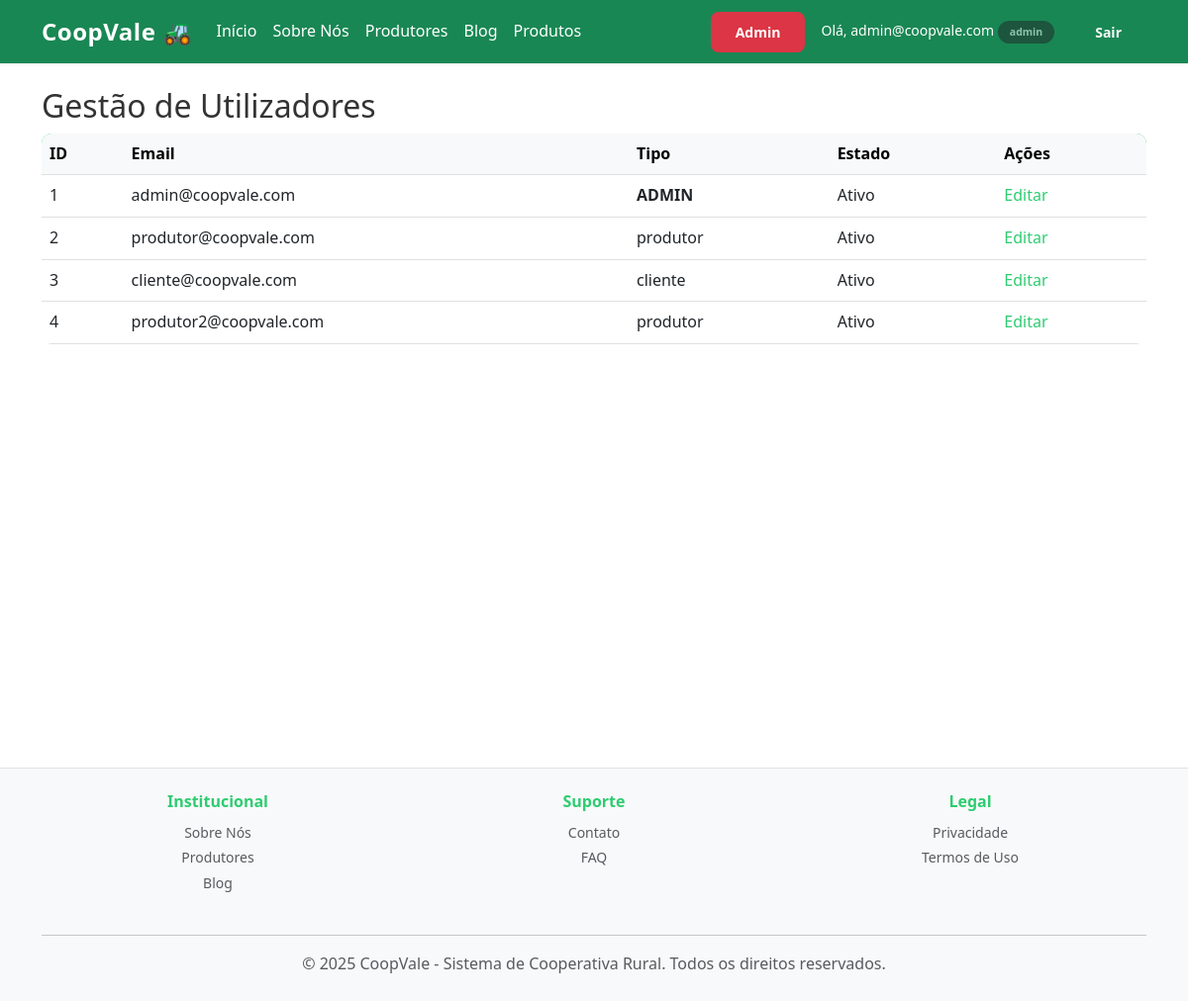
/admin/usuarios (signed in), run on the app's committed database.
### app/models/models.py (models this page shows)
class Usuario(db.Model, UserMixin):
    id = db.Column(db.Integer, primary_key=True)
    email = db.Column(db.String(120), unique=True, nullable=False)
    senha_hash = db.Column(db.String(255), nullable=False)
    tipo_usuario = db.Column(db.String(20), nullable=False)
    ativo = db.Column(db.Boolean, default=True)
    produtor = db.relationship("Produtor", backref="usuario", uselist=False)
    cliente = db.relationship("Cliente", backref="usuario", uselist=False)
    @property
    def is_active(self):
        return self.ativo

### app/blueprints/admin/routes.py (the view)
@admin_bp.route("/usuarios")
@login_required
@admin_required
def gerenciar_usuarios():
    usuarios = Usuario.query.all()
    return render_template("admin/usuarios.html", usuarios=usuarios)

### app/blueprints/admin/routes.py (called while the page is built)
def admin_required(f):
    @wraps(f)
    def decorated_function(*args, **kwargs):
        if not current_user.is_authenticated or current_user.tipo_usuario != 'admin':
            flash("Acesso negado. Esta área é restrita a administradores.")
            return redirect(url_for('index'))
        return f(*args, **kwargs)
    return decorated_function

### app/templates/admin/usuarios.html
{% extends "base.html" %}
{% block conteudo %}
<h2>Gestão de Utilizadores</h2>
<div class="table-responsive">
    <table class="table align-middle">
        <thead class="table-light">
            <tr>
                <th>ID</th>
                <th>Email</th>
                <th>Tipo</th>
                <th>Estado</th>
                <th>Ações</th>
            </tr>
        </thead>
        <tbody>
            {% for u in usuarios %}
            <tr>
                <td>{{ u.id }}</td>
                <td>{{ u.email }}</td>
                <td>
                    {% if u.tipo_usuario == 'admin' %}
                        <strong>ADMIN</strong>
                    {% else %}
                        {{ u.tipo_usuario }}
                    {% endif %}
                </td>
                <td>{{ 'Ativo' if u.ativo else 'Bloqueado' }}</td>
                <td>
                    <a href="{{ url_for('admin.editar_usuario', id=u.id) }}">Editar</a>
                </td>
            </tr>
            {% endfor %}
        </tbody>
    </table>
</div>
{% endblock %}

### app/templates/base.html (shortened to what this page needs)
<!DOCTYPE html>
<html lang="pt-br">
<head>
    <link href="https://cdn.jsdelivr.net/npm/bootstrap@5.3.0/dist/css/bootstrap.min.css" rel="stylesheet">
    <link rel="stylesheet" href="https://cdn.jsdelivr.net/npm/bootstrap-icons@1.10.5/font/bootstrap-icons.css">
    <link rel="stylesheet" href="{{ url_for('static', filename='style.css') }}">
</head>
<body>
    <nav class="navbar navbar-expand-lg navbar-dark bg-success mb-4 shadow-sm">
        <div class="container">
            <a class="navbar-brand fw-bold" href="{{ url_for('institucional.home') }}">CoopVale 🚜</a>
            <div class="collapse navbar-collapse" id="navbarNav">
                <ul class="navbar-nav me-auto">
                    <li class="nav-item"><a class="nav-link text-white" href="{{ url_for('institucional.home') }}">Início</a></li>
                    <li class="nav-item"><a class="nav-link text-white" href="{{ url_for('institucional.sobre') }}">Sobre Nós</a></li>
                    <li class="nav-item"><a class="nav-link text-white" href="{{ url_for('institucional.produtores') }}">Produtores</a></li>
                    <li class="nav-item"><a class="nav-link text-white" href="{{ url_for('institucional.blog') }}">Blog</a></li>
                    <li class="nav-item"><a class="nav-link text-white" href="{{ url_for('produtos.listar_produtos') }}">Produtos</a></li>
                </ul>
                <div class="d-flex align-items-center gap-2">
                    {% if current_user.is_authenticated %}
                    {% if current_user.tipo_usuario == 'admin' %}
                    <a href="{{ url_for('admin.dashboard') }}" class="btn btn-danger btn-sm fw-bold">Admin</a>
                    {% endif %}
                    <span class="text-white ms-2 small">
                        Olá, {{ current_user.email }}
                        <span class="badge bg-dark opacity-50">{{ current_user.tipo_usuario }}</span>
                    </span>
                    <a href="{{ url_for('auth.logout') }}" class="btn btn-outline-light btn-sm ms-2">Sair</a>
                    {% else %}
                    <a href="{{ url_for('auth.login') }}" class="btn btn-light btn-sm">Entrar</a>
                    <a href="{{ url_for('auth.registro') }}" class="btn btn-outline-light btn-sm">Criar Conta</a>
                    {% endif %}
                </div>
            </div>
        </div>
    </nav>
    <div class="container" style="min-height: 80vh;">
        {% block conteudo %}{% endblock %}
    </div>
    <footer class="bg-light text-center py-4 mt-5 border-top">
        <div class="container">
            <div class="row mb-4">
                <div class="col-md-4 text-center">
                    <h6 class="fw-bold text-success mb-2">Institucional</h6>
                    <ul style="list-style: none; padding: 0;">
                        <li><a href="{{ url_for('institucional.sobre') }}" class="text-muted text-decoration-none small">Sobre Nós</a></li>
                        <li><a href="{{ url_for('institucional.produtores') }}" class="text-muted text-decoration-none small">Produtores</a></li>
                        <li><a href="{{ url_for('institucional.blog') }}" class="text-muted text-decoration-none small">Blog</a></li>
                    </ul>
                </div>
                <div class="col-md-4 text-center">
                    <h6 class="fw-bold text-success mb-2">Suporte</h6>
                    <ul style="list-style: none; padding: 0;">
                        <li><a href="{{ url_for('institucional.contato') }}" class="text-muted text-decoration-none small">Contato</a></li>
                        <li><a href="{{ url_for('institucional.faq') }}" class="text-muted text-decoration-none small">FAQ</a></li>
                    </ul>
                </div>
                <div class="col-md-4 text-center">
                    <h6 class="fw-bold text-success mb-2">Legal</h6>
                    <ul style="list-style: none; padding: 0;">
                        <li><a href="{{ url_for('institucional.privacidade') }}" class="text-muted text-decoration-none small">Privacidade</a></li>
                        <li><a href="{{ url_for('institucional.termos') }}" class="text-muted text-decoration-none small">Termos de Uso</a></li>
                    </ul>
                </div>
            </div>
            <hr>
            <p class="text-muted mb-0">© 2025 CoopVale - Sistema de Cooperativa Rural. Todos os direitos reservados.</p>
        </div>
    </footer>
</body>
</html>

### app/static/style.css (style rules this page uses)
:root { --primary-color: #2ecc71; --primary-dark: #27ae60; --secondary-color: #f39c12; --light-bg: #f8f9fa; --border-color: #e0e0e0; --text-dark: #333; --text-muted: #666; }
* { margin: 0; padding: 0; box-sizing: border-box; }
html, body { height: 100%; }
body { font-family: 'Segoe UI', Tahoma, Geneva, Verdana, sans-serif; color: var(--text-dark); background-color: #fff; line-height: 1.6; }
.navbar { box-shadow: 0 2px 10px rgba(0, 0, 0, 0.1); transition: all 0.3s ease; }
.navbar-brand { font-size: 1.5rem; letter-spacing: 0.5px; }
.btn { border-radius: 8px; font-weight: 600; transition: all 0.3s ease; border: none; padding: 10px 25px; }
a { color: var(--primary-color); text-decoration: none; transition: all 0.3s ease; }
.badge { padding: 6px 12px; border-radius: 20px; font-weight: 600; }
.table { border-collapse: collapse; border-radius: 10px; overflow: hidden; }
.table thead { background: linear-gradient(135deg, var(--primary-color) 0%, var(--primary-dark) 100%); color: white; }
.table tbody tr { border-bottom: 1px solid var(--border-color); transition: all 0.3s ease; }
footer { margin-top: auto; background-color: var(--light-bg); border-top: 1px solid var(--border-color); }
footer a { color: var(--text-muted); }
.text-success { color: var(--primary-color) !important; }
.shadow-sm { box-shadow: 0 1px 3px rgba(0, 0, 0, 0.1) !important; }
::placeholder { color: #999; opacity: 0.7; }

### data on the page
Usuario: email "admin@coopvale.com", tipo_usuario "admin", id "1", shows "ADMIN", ativo "Ativo"
Usuario: id "2", email "produtor@coopvale.com", tipo_usuario "produtor", ativo "Ativo"
Usuario: id "3", email "cliente@coopvale.com", tipo_usuario "cliente", ativo "Ativo"
Usuario: id "4", email "produtor2@coopvale.com", tipo_usuario "produtor", ativo "Ativo"
